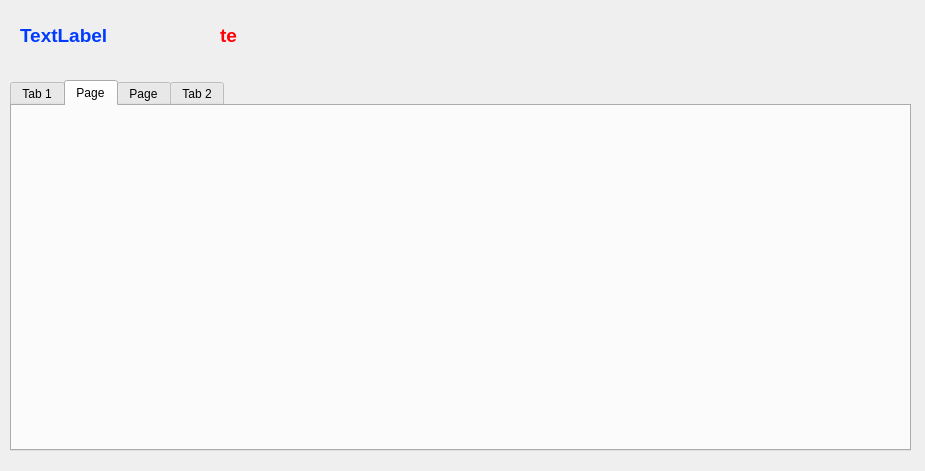
<?xml version="1.0" encoding="UTF-8"?>
<ui version="4.0">
 <class>my_profile</class>
 <widget class="QDialog" name="my_profile">
  <property name="geometry">
   <rect>
    <x>0</x>
    <y>0</y>
    <width>925</width>
    <height>471</height>
   </rect>
  </property>
  <property name="windowTitle">
   <string>Dialog</string>
  </property>
  <widget class="QTabWidget" name="tabWidget">
   <property name="geometry">
    <rect>
     <x>10</x>
     <y>80</y>
     <width>901</width>
     <height>371</height>
    </rect>
   </property>
   <property name="currentIndex">
    <number>1</number>
   </property>
   <widget class="QWidget" name="list">
    <attribute name="title">
     <string>Tab 1</string>
    </attribute>
    <widget class="QGroupBox" name="groupBox_user">
     <property name="geometry">
      <rect>
       <x>0</x>
       <y>10</y>
       <width>891</width>
       <height>331</height>
      </rect>
     </property>
     <property name="font">
      <font>
       <pointsize>26</pointsize>
      </font>
     </property>
     <property name="title">
      <string>User</string>
     </property>
     <widget class="QWidget" name="layoutWidget">
      <property name="geometry">
       <rect>
        <x>0</x>
        <y>40</y>
        <width>871</width>
        <height>291</height>
       </rect>
      </property>
      <layout class="QHBoxLayout" name="horizontalLayout">
       <item>
        <layout class="QVBoxLayout" name="verticalLayout_2">
         <item>
          <layout class="QHBoxLayout" name="horizontalLayout_user">
           <item>
            <widget class="QLabel" name="label_user">
             <property name="font">
              <font>
               <pointsize>11</pointsize>
               <weight>75</weight>
               <bold>true</bold>
               <underline>true</underline>
              </font>
             </property>
             <property name="styleSheet">
              <string notr="true">color: rgb(255, 0, 0)</string>
             </property>
             <property name="text">
              <string>Username:</string>
             </property>
            </widget>
           </item>
           <item>
            <widget class="QLineEdit" name="lineEdit_user">
             <property name="minimumSize">
              <size>
               <width>300</width>
               <height>22</height>
              </size>
             </property>
             <property name="maximumSize">
              <size>
               <width>300</width>
               <height>22</height>
              </size>
             </property>
            </widget>
           </item>
          </layout>
         </item>
         <item>
          <layout class="QHBoxLayout" name="horizontalLayout_user_2">
           <item>
            <widget class="QLabel" name="label_pass">
             <property name="font">
              <font>
               <pointsize>11</pointsize>
               <weight>75</weight>
               <bold>true</bold>
               <underline>true</underline>
              </font>
             </property>
             <property name="styleSheet">
              <string notr="true">color: rgb(255, 0, 0)</string>
             </property>
             <property name="text">
              <string>password:</string>
             </property>
            </widget>
           </item>
           <item>
            <widget class="QLineEdit" name="lineEdit_user_">
             <property name="minimumSize">
              <size>
               <width>300</width>
               <height>22</height>
              </size>
             </property>
             <property name="maximumSize">
              <size>
               <width>300</width>
               <height>22</height>
              </size>
             </property>
            </widget>
           </item>
          </layout>
         </item>
         <item>
          <layout class="QHBoxLayout" name="horizontalLayout_user_3">
           <item>
            <widget class="QLabel" name="label_first_name">
             <property name="font">
              <font>
               <pointsize>11</pointsize>
               <weight>75</weight>
               <bold>true</bold>
               <underline>true</underline>
              </font>
             </property>
             <property name="styleSheet">
              <string notr="true">color: rgb(255, 0, 0)</string>
             </property>
             <property name="text">
              <string>first_name:</string>
             </property>
            </widget>
           </item>
           <item>
            <widget class="QLineEdit" name="lineEdit_first_name">
             <property name="minimumSize">
              <size>
               <width>300</width>
               <height>22</height>
              </size>
             </property>
             <property name="maximumSize">
              <size>
               <width>300</width>
               <height>22</height>
              </size>
             </property>
            </widget>
           </item>
          </layout>
         </item>
         <item>
          <layout class="QHBoxLayout" name="horizontalLayout_user_4">
           <item>
            <widget class="QLabel" name="label_first_name_2">
             <property name="font">
              <font>
               <pointsize>11</pointsize>
               <weight>75</weight>
               <bold>true</bold>
               <underline>true</underline>
              </font>
             </property>
             <property name="styleSheet">
              <string notr="true">color: rgb(255, 0, 0)</string>
             </property>
             <property name="text">
              <string>last_name:</string>
             </property>
            </widget>
           </item>
           <item>
            <widget class="QLineEdit" name="lineEdit_first_name_2">
             <property name="minimumSize">
              <size>
               <width>300</width>
               <height>22</height>
              </size>
             </property>
             <property name="maximumSize">
              <size>
               <width>300</width>
               <height>22</height>
              </size>
             </property>
            </widget>
           </item>
          </layout>
         </item>
        </layout>
       </item>
       <item>
        <layout class="QVBoxLayout" name="verticalLayout_3">
         <item>
          <layout class="QHBoxLayout" name="horizontalLayout_user_5">
           <item>
            <widget class="QLabel" name="label_first_name_3">
             <property name="font">
              <font>
               <pointsize>11</pointsize>
               <weight>75</weight>
               <bold>true</bold>
               <underline>true</underline>
              </font>
             </property>
             <property name="styleSheet">
              <string notr="true">color: rgb(255, 0, 0)</string>
             </property>
             <property name="text">
              <string>Birth_day:</string>
             </property>
            </widget>
           </item>
           <item>
            <widget class="QDateEdit" name="dateEdit">
             <property name="minimumSize">
              <size>
               <width>300</width>
               <height>30</height>
              </size>
             </property>
             <property name="font">
              <font>
               <pointsize>22</pointsize>
               <weight>50</weight>
               <bold>false</bold>
              </font>
             </property>
             <property name="styleSheet">
              <string notr="true">color:rgb(246, 119, 255);</string>
             </property>
             <property name="displayFormat">
              <string>yyyy/MM/dd</string>
             </property>
             <property name="calendarPopup">
              <bool>true</bool>
             </property>
             <property name="date">
              <date>
               <year>1999</year>
               <month>1</month>
               <day>1</day>
              </date>
             </property>
            </widget>
           </item>
          </layout>
         </item>
         <item>
          <layout class="QHBoxLayout" name="horizontalLayout_4">
           <item>
            <widget class="QLabel" name="label">
             <property name="font">
              <font>
               <pointsize>10</pointsize>
               <weight>75</weight>
               <bold>true</bold>
              </font>
             </property>
             <property name="text">
              <string>what are you?:</string>
             </property>
            </widget>
           </item>
           <item>
            <widget class="QComboBox" name="comboBox_kind">
             <property name="minimumSize">
              <size>
               <width>300</width>
               <height>30</height>
              </size>
             </property>
             <property name="currentIndex">
              <number>-1</number>
             </property>
             <property name="modelColumn">
              <number>0</number>
             </property>
            </widget>
           </item>
          </layout>
         </item>
         <item>
          <layout class="QHBoxLayout" name="horizontalLayout_3">
           <item>
            <widget class="QLabel" name="label_3">
             <property name="minimumSize">
              <size>
               <width>100</width>
               <height>100</height>
              </size>
             </property>
             <property name="text">
              <string/>
             </property>
            </widget>
           </item>
           <item>
            <widget class="QPushButton" name="pushButton_4">
             <property name="text">
              <string>profile</string>
             </property>
            </widget>
           </item>
          </layout>
         </item>
        </layout>
       </item>
      </layout>
     </widget>
    </widget>
    <widget class="QPushButton" name="pushButton">
     <property name="geometry">
      <rect>
       <x>210</x>
       <y>357</y>
       <width>431</width>
       <height>41</height>
      </rect>
     </property>
     <property name="font">
      <font>
       <pointsize>18</pointsize>
       <weight>75</weight>
       <bold>true</bold>
      </font>
     </property>
     <property name="styleSheet">
      <string notr="true">color: rgb(85, 170, 255);
background-color: qlineargradient(spread:pad, x1:0, y1:0, x2:1, y2:0, stop:0 rgba(0, 0, 0, 255), stop:1 rgba(255, 255, 255, 255));</string>
     </property>
     <property name="text">
      <string>edit</string>
     </property>
    </widget>
   </widget>
   <widget class="QWidget" name="tab">
    <attribute name="title">
     <string>Page</string>
    </attribute>
   </widget>
   <widget class="QWidget" name="tab_3">
    <attribute name="title">
     <string>Page</string>
    </attribute>
   </widget>
   <widget class="QWidget" name="tab_2">
    <attribute name="title">
     <string>Tab 2</string>
    </attribute>
   </widget>
  </widget>
  <widget class="QLabel" name="move">
   <property name="geometry">
    <rect>
     <x>600</x>
     <y>20</y>
     <width>161</width>
     <height>81</height>
    </rect>
   </property>
   <property name="text">
    <string/>
   </property>
  </widget>
  <widget class="QLabel" name="TIME">
   <property name="geometry">
    <rect>
     <x>220</x>
     <y>0</y>
     <width>291</width>
     <height>71</height>
    </rect>
   </property>
   <property name="font">
    <font>
     <pointsize>14</pointsize>
     <weight>75</weight>
     <bold>true</bold>
    </font>
   </property>
   <property name="styleSheet">
    <string notr="true">color: rgb(255, 0, 4);</string>
   </property>
   <property name="text">
    <string>te</string>
   </property>
  </widget>
  <widget class="QLabel" name="DATE">
   <property name="geometry">
    <rect>
     <x>20</x>
     <y>0</y>
     <width>181</width>
     <height>71</height>
    </rect>
   </property>
   <property name="font">
    <font>
     <pointsize>14</pointsize>
     <weight>75</weight>
     <bold>true</bold>
    </font>
   </property>
   <property name="styleSheet">
    <string notr="true">color: rgb(0, 59, 255);</string>
   </property>
   <property name="text">
    <string>TextLabel</string>
   </property>
  </widget>
 </widget>
 <resources/>
 <connections/>
</ui>
